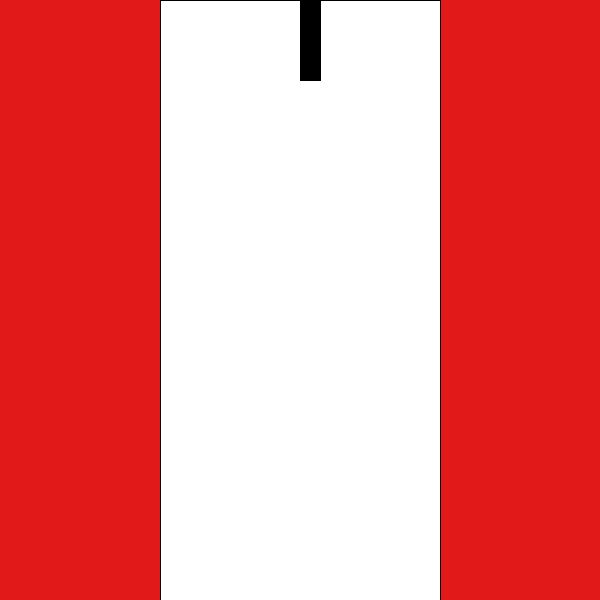
Frame 1 (no input)
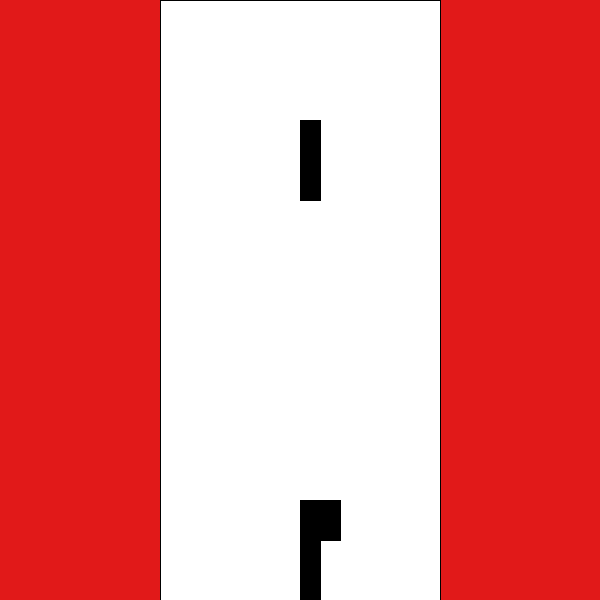
Frame 60 (the mouse pressed at the canvas centre just before this capture)
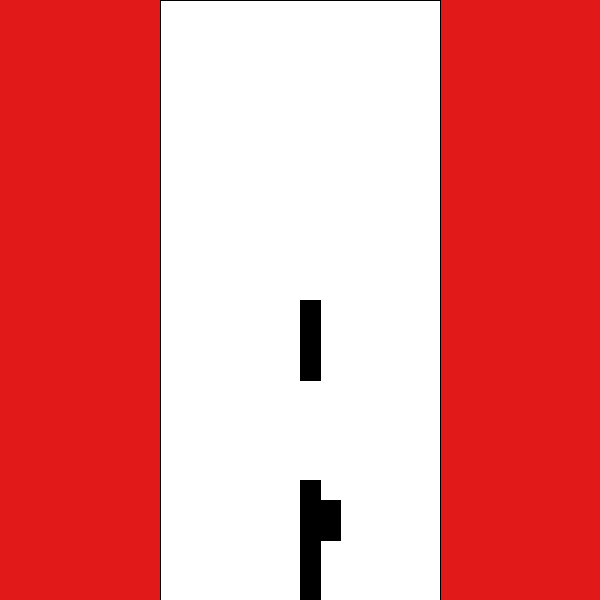
Frame 120 (the mouse held since frame 60 and released just before this capture)

The Processing sketch that drew these frames (run headless with seeded random() and noise(); from frame 60 on, the mouse is pressed at the canvas centre):

// Processing sketch: projectTetris
// ── projectTetris.pde
Tetris tetris;


int scl = 20;
int shapeSpeed = 1;
int currentShape = 0;
int boardHeight = 30*scl;
int boardWidth = 14*scl;


void setup() {
  size(600, 600);
  tetris = new Tetris();
  
  frameRate(10);

}


void draw(){
  background(225, 25, 25);
  fill(255, 255, 255);
  rect(8*scl, 0, boardWidth, boardHeight);
  
  
  tetris.render();
  tetris.update();
  
  
  
}

void keyPressed() {
  if (key == CODED) {
    if (keyCode == UP) {
      
    } else if (keyCode == DOWN) {
      
    } else if (keyCode == LEFT) {
      tetris.shapes.get(currentShape).x -= (1*scl);
      ////for (int i = 0; i < tetris.pile.size(); i++) {
      ////  if (tetris.shapes.get(currentShape).x-scl == tetris.pile.get(i).x) {
      ////    tetris.shapes.get(currentShape).x -= 0;
      ////  } else {
      ////  }
      ////}
      //for (int i = 0; i < tetris.pile.size(); i++) {
      //  if (tetris.shapes.get(currentShape).x > tetris.pile.get(i).x && tetris.shapes.get(currentShape).y == (tetris.pile.get(i).y-scl)) {
        
      //  } else {
      //    tetris.shapes.get(currentShape).x -= 0;
      //  }
      //}
        
    } else if (keyCode == RIGHT) {
      tetris.shapes.get(currentShape).x += (1*scl);
    }
  }
  if (key == 'p') {
    noLoop();
  } else if (key == 'o') {
    loop();
  } else if (key == 'i') {
    redraw();
  }
}
// ── tetrisConfig.pde
class Tetris {
  Shapes tetrisShapes;


  PVector shapeLoc = new PVector(15, 0);
  //int noOfShapes = 0;

  float shapeSelection = random(1);
  int shapeSelectionRandom = round(shapeSelection);

  float xDir = 0;
  float yDir = 1;

  ArrayList<PVector> shapes = new ArrayList<PVector>();
  ArrayList<PVector> pile = new ArrayList<PVector>();


  void render() {
    fill(0, 0, 0);

    shapes.add(new PVector((shapeLoc.x)*scl, (shapeLoc.y)*scl));
    //rect(shapes.get(currentShape).x, shapes.get(currentShape).y, scl, scl);

    tetrisShapes = new Shapes(tetris.shapes.get(currentShape).x, tetris.shapes.get(currentShape).y);


    if (shapeSelectionRandom == 0) {
      tetrisShapes.squares();
    } else if (shapeSelectionRandom == 1) {
      tetrisShapes.lines();
    } else if (shapeSelectionRandom == 2) {
      tetrisShapes.s();
    } else if (shapeSelectionRandom == 3) {
      tetrisShapes.sInverted();
    } else if (shapeSelectionRandom == 4) {
      tetrisShapes.giuk();
    } else if (shapeSelectionRandom == 5) {
      tetrisShapes.niun();
    } else if (shapeSelectionRandom == 6) {
      tetrisShapes.badWord();
    }

  }



  void update() {

    shapes.get(currentShape).y = shapes.get(currentShape).y + (shapeSpeed * yDir*scl);
    shapes.get(currentShape).x = shapes.get(currentShape).x + (shapeSpeed * xDir*scl);

    shapes.get(currentShape).y = constrain(shapes.get(currentShape).y, 0, (boardHeight)); 
    shapes.get(currentShape).x = constrain(shapes.get(currentShape).x, 8*scl, 22*scl);




    if (shapes.get(currentShape).y > 0) {
      boolean hit = false;
      
      for (int i = 0; i < tetrisShapes.fallingShapes.size(); i++){       //for each box in the game board
        if (tetrisShapes.fallingShapes.get(i).y == (boardHeight-(1*scl))) {
          hit = true;
            
          pile.add(new PVector(tetrisShapes.fallingShapes.get(i).x, tetrisShapes.fallingShapes.get(i).y));
            
        } 
      }
      
      
      if (pile.size() > 1) {
      
      for (int i = 0; i < tetrisShapes.fallingShapes.size(); i++) {
        if (tetrisShapes.fallingShapes.get(i).x == pile.get(i).x && tetrisShapes.fallingShapes.get(i).y == (pile.get(i).y-(1*scl))) {
        hit = true;
          pile.add(new PVector(tetrisShapes.fallingShapes.get(i).x, tetrisShapes.fallingShapes.get(i).y));
            
        }
      }
      }
      
      
      //for (int i = 0; i < tetrisShapes.fallingShapes.size(); i++){
      //  for (int j = 0; j < pile.size(); j++) {
      //    if (tetrisShapes.fallingShapes.get(i).x == pile.get(j).x && tetrisShapes.fallingShapes.get(i).y == pile.get(j).y) {
      //      hit = true;
            
      //      pile.add(new PVector(tetrisShapes.fallingShapes.get(i).x, tetrisShapes.fallingShapes.get(i).y));
 
      //    }
          
      //  }
        
      //}
      
      
      if (hit) {
        //loop over all 4 blocks:
        for (int i = 0; i < tetrisShapes.fallingShapes.size(); i++) {
          pile.add(new PVector(tetrisShapes.fallingShapes.get(i).x, tetrisShapes.fallingShapes.get(i).y));
          
        }

        currentShape++;
        shapeSelection = random(1);
        shapeSelectionRandom = round(shapeSelection);
      }
    }
    





    //if (shapes.get(currentShape).y == boardHeight-(1*scl)) {

    //  pile.add(new PVector(shapes.get(currentShape).x, shapes.get(currentShape).y));

    //  //for (int i = 0; i < tetrisShapes.squaress.size(); i++) {
    //  //pile.add(new PVector(tetrisShapes.squaress.get(i).x, tetrisShapes.squaress.get(i).y));
    //  //}

    //  currentShape++;
    //  shapeSelection = random(6);
    //  shapeSelectionRandom = round(shapeSelection);
    //}


     //for (int i = 0; i < pile.size(); i++) {
     //   if (shapes.get(currentShape).x == pile.get(i).x && shapes.get(currentShape).y == (pile.get(i).y-scl)) {
     //   pile.add(new PVector(shapes.get(currentShape).x, shapes.get(currentShape).y));

     //   currentShape++;
     //   shapeSelection = random(1);
     //   shapeSelectionRandom = round(shapeSelection);
     //   }
     // }





    for (int i = 0; i < pile.size(); i++) {
      rect(pile.get(i).x, pile.get(i).y, scl, scl);
    }
}
}
  
  
// ── tetrisShapes.pde
class Shapes {
  
  ArrayList<PVector> fallingShapes = new ArrayList<PVector>();

  float x;
  float y;

  Shapes(float xPos, float yPos) {
    x = xPos;
    y = yPos;
    

  }

  
  
  //PVector[] squares = new PVector[4];
  //squares[0] = (x, y);
  //squares[1] = ((x+scl), y);
  //squares[2] = (x, (y+scl));
  //squares[3] = ((x+scl), (y+scl));
  
  
  
  



  void squares() {
    
     fallingShapes.add(new PVector(x, y));
     fallingShapes.add(new PVector((x+(1*scl)), y));
     fallingShapes.add(new PVector(x, (y+(1*scl))));
     fallingShapes.add(new PVector((x+(1*scl)), (y+(1*scl))));
    
    for (int i=0; i < fallingShapes.size(); i++) {
      rect(fallingShapes.get(i).x, fallingShapes.get(i).y, scl, scl);
    }
  }


  void lines() {
    //rect(x, y, scl, scl);
    //rect(x, y+scl, scl, scl);
    //rect(x, y+(2*scl), scl, scl);
    //rect(x, y+(3*scl), scl, scl);
    
    fallingShapes.add(new PVector(x, y));
    fallingShapes.add(new PVector(x, y+(1*scl)));
    fallingShapes.add(new PVector(x, (y+(2*scl))));
    fallingShapes.add(new PVector(x, (y+(3*scl))));
    
    for (int i=0; i < fallingShapes.size(); i++) {
      rect(fallingShapes.get(i).x, fallingShapes.get(i).y, scl, scl);
    }
    
  }

  void s() {
    rect(x, y, scl, scl);
    rect(x+scl, y, scl, scl);
    rect(x, y+scl, scl, scl);
    rect(x-scl, y+scl, scl, scl);
  }

  void sInverted() {
    rect(x, y, scl, scl);
    rect(x-scl, y, scl, scl);
    rect(x, y+scl, scl, scl);
    rect(x+scl, y+scl, scl, scl);
  }

  void giuk() {
    rect(x, y, scl, scl);
    rect(x, y+scl, scl, scl);
    rect(x-scl, y+scl, scl, scl);
    rect(x-(2*scl), y+scl, scl, scl);
  }

  void niun() {
    rect(x, y, scl, scl);
    rect(x, y+scl, scl, scl);
    rect(x+scl, y+scl, scl, scl);
    rect(x+(2*scl), y+scl, scl, scl);
  }

  void badWord() {
    rect(x, y, scl, scl);
    rect(x, y+scl, scl, scl);
    rect(x+scl, y+scl, scl, scl);
    rect(x-scl, y+scl, scl, scl);
  }
}
